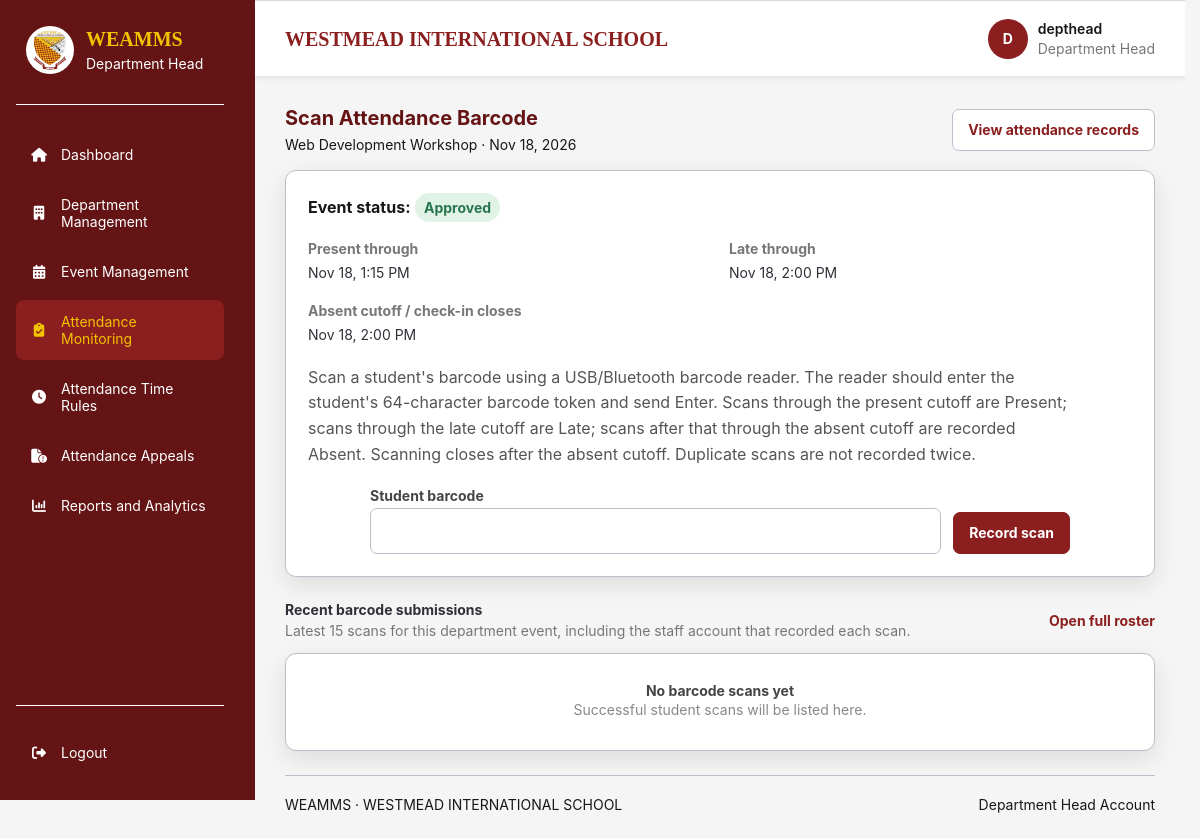
Screenshot of /department-head/attendance/scan.php?event_id=4 (signed in) with the database file from the repository.
### tables this page shows
CREATE TABLE `attendance_settings` (
  `attendance_setting_id` bigint(20) UNSIGNED NOT NULL,
  `event_id` bigint(20) UNSIGNED NOT NULL,
  `present_until` datetime NOT NULL,
  `late_until` datetime NOT NULL,
  `absent_after` datetime NOT NULL,
  `updated_by` bigint(20) UNSIGNED NOT NULL,
  `updated_at` timestamp NOT NULL DEFAULT current_timestamp() ON UPDATE current_timestamp()
);

CREATE TABLE `events` (
  `event_id` bigint(20) UNSIGNED NOT NULL,
  `department_id` bigint(20) UNSIGNED NOT NULL,
  `requested_by` bigint(20) UNSIGNED NOT NULL,
  `academic_period_id` bigint(20) UNSIGNED NOT NULL,
  `event_title` varchar(200) NOT NULL,
  `event_description` text DEFAULT NULL,
  `venue` varchar(200) DEFAULT NULL,
  `start_at` datetime NOT NULL,
  `end_at` datetime NOT NULL,
  `attendance_opens_at` datetime DEFAULT NULL,
  `attendance_closes_at` datetime DEFAULT NULL,
  `event_status` enum('pending','approved','rejected','cancelled','cancellation_requested','completed') NOT NULL DEFAULT 'pending',
  `admin_reviewed_by` bigint(20) UNSIGNED DEFAULT NULL,
  `admin_reviewed_at` datetime DEFAULT NULL,
  `admin_remarks` text DEFAULT NULL,
  `cancellation_requested_at` datetime DEFAULT NULL,
  `cancellation_requested_by` bigint(20) UNSIGNED DEFAULT NULL,
  `cancellation_request_remarks` text DEFAULT NULL,
  `created_at` timestamp NOT NULL DEFAULT current_timestamp(),
  `updated_at` timestamp NOT NULL DEFAULT current_timestamp() ON UPDATE current_timestamp()
);

### includes/department_head_context.php (called while the page is built, shortened)
<?php
function dhEscape(mixed $value): string
{
    return htmlspecialchars(
        (string) $value,
        ENT_QUOTES,
        'UTF-8'
    );
}

### department-head/attendance/scan.php (the view, shortened to what this page needs)
<?php
require_once __DIR__ . '/../../includes/department_head_context.php';
$requestInput = $_SERVER['REQUEST_METHOD'] === 'POST' ? $_POST : $_GET;
$eventId = filter_var($requestInput['event_id'] ?? null, FILTER_VALIDATE_INT);
$eventStmt = $pdo->prepare(
    "SELECT e.event_id, e.event_title, e.start_at, e.end_at,
            e.event_status, s.present_until, s.late_until, s.absent_after
     FROM events e
     LEFT JOIN attendance_settings s ON s.event_id = e.event_id
     WHERE e.event_id = ? AND e.department_id = ?
     LIMIT 1"
);
$eventStmt->execute([$eventId, $departmentId]);
$event = $eventStmt->fetch(PDO::FETCH_ASSOC);
$barcode = '';
$isApproved = $event['event_status'] === 'approved';
$hasRules = !empty($event['present_until'])
    && !empty($event['late_until'])
    && !empty($event['absent_after']);
$recentStmt = $pdo->prepare(
    "SELECT ea.attendance_status, ea.check_in_at,
            s.student_number, s.first_name, s.middle_name, s.last_name,
            u.username AS recorded_by
     FROM event_attendance ea
     INNER JOIN events e ON e.event_id = ea.event_id
     INNER JOIN students s ON s.student_id = ea.student_id
     LEFT JOIN users u ON u.user_id = ea.recorded_by_user_id
     WHERE ea.event_id = ? AND e.department_id = ?
       AND s.department_id = ? AND ea.record_source = 'barcode'
     ORDER BY ea.check_in_at DESC, ea.attendance_id DESC
     LIMIT 15"
);
$recentStmt->execute([$eventId, $departmentId, $departmentId]);
$recentScans = $recentStmt->fetchAll(PDO::FETCH_ASSOC);
require_once __DIR__ . '/../../includes/department_head_layout_start.php';
?>
<section class="dashboard-section management-page barcode-scan-page">
    <div class="section-heading">
        <div>
            <h2>Scan Attendance Barcode</h2>
            <p><?= dhEscape($event['event_title']) ?> · <?= dhEscape(date('M j, Y', strtotime($event['start_at']))) ?></p>
        </div>
        <a class="management-button management-button-secondary" href="<?= dhEscape($baseUrl) ?>/department-head/attendance/records.php?event_id=<?= (int) $eventId ?>">View attendance records</a>
    </div>
    <div class="department-panel barcode-scan-panel">
        <p>
            <strong>Event status:</strong>
            <span class="status-pill status-<?= dhEscape($event['event_status']) ?>"><?= dhEscape(ucwords(str_replace('_', ' ', $event['event_status']))) ?></span>
        </p>
        <?php if (!$isApproved): ?>
            <div class="management-alert">Attendance scanning is available only for approved events.</div>
        <?php else: ?>
            <dl class="management-detail-grid barcode-cutoff-summary">
                <div><dt>Present through</dt><dd><?= dhEscape(date('M j, g:i A', strtotime($event['present_until']))) ?></dd></div>
                <div><dt>Late through</dt><dd><?= dhEscape(date('M j, g:i A', strtotime($event['late_until']))) ?></dd></div>
                <div><dt>Absent cutoff / check-in closes</dt><dd><?= dhEscape(date('M j, g:i A', strtotime($event['absent_after']))) ?></dd></div>
            </dl>
            <p class="barcode-scan-guidance">
                Scan a student's barcode using a USB/Bluetooth barcode reader. The reader should enter the student's 64-character barcode token and send Enter. Scans through the present cutoff are Present; scans through the late cutoff are Late; scans after that through the absent cutoff are recorded Absent. Scanning closes after the absent cutoff. Duplicate scans are not recorded twice.
            </p>
            <form class="barcode-scan-form" method="post" action="<?= dhEscape($baseUrl) ?>/department-head/attendance/scan.php?event_id=<?= (int) $eventId ?>">
                <label for="barcode">Student barcode</label>
                <input
                    id="barcode"
                    name="barcode"
                    type="password"
                    inputmode="text"
                    autocomplete="off"
                    autocapitalize="off"
                    spellcheck="false"
                    maxlength="64"
                    pattern="[a-fA-F0-9]{64}"
                    required
                    autofocus
                    value="<?= dhEscape($barcode) ?>">
                <button class="management-button" type="submit">Record scan</button>
            </form>
        <?php endif; ?>
    </div>
    <div class="barcode-scan-monitor">
        <div class="attendance-monitor-panel-heading">
            <div>
                <h3>Recent barcode submissions</h3>
                <p>Latest 15 scans for this department event, including the staff account that recorded each scan.</p>
            </div>
            <a class="management-link" href="<?= dhEscape($baseUrl) ?>/department-head/attendance/records.php?event_id=<?= (int) $eventId ?>">Open full roster</a>
        </div>
        <?php if ($recentScans === []): ?>
            <div class="department-panel empty-state"><strong>No barcode scans yet</strong><p>Successful student scans will be listed here.</p></div>
        <?php endif; ?>
    </div>
</section>
<?php require __DIR__ . '/../../includes/footer.php'; ?>
</main>
</body>
</html>

### assets/css/style.css (style rules this page uses)
:root { --wis-maroon-light: #B43737; --wis-maroon: #8B1E1E; --wis-maroon-dark: #641414; --wis-gold: #F2C300; --wis-gold-dark: #D6A900; --wis-white: #FFFFFF; --wis-light-blue: #E8F0FE; --wis-black: #171717; --wis-background: #F5F5F5; --wis-border: #B8C1CC; --wis-shadow: 0 8px 25px rgba(0, 0, 0, 0.10); }
* { box-sizing: border-box; margin: 0; padding: 0; }
html { scroll-behavior: smooth; }
body { display: flex; justify-content: center; align-items: flex-start; min-height: 100vh; padding: 0 20px; background: var(--wis-background); color: var(--wis-black); font-family: Arial, Helvetica, sans-serif; }
form { width: 100%; margin: 0 auto; }
button { display: block; width: 100%; min-height: 48px; padding: 12px 14px; border: 2px solid var(--wis-maroon); border-radius: 7px; background: var(--wis-maroon); color: var(--wis-white); font-family: Arial, Helvetica, sans-serif; font-size: 14px; font-weight: 700; cursor: pointer; transition: background 0.2s ease, border-color 0.2s ease, color 0.2s ease, transform 0.2s ease; }

### rows the page displays
attendance_settings: event.event_title "Web Development Workshop", event.start_at "Nov 18, 2026", event.event_status "Approved", present_until "Nov 18, 1:15 PM", late_until "Nov 18, 2:00 PM", absent_after "Nov 18, 2:00 PM"

### other values shown
str_replace('_', ' ', $role) "Department Head"
$label "Dashboard"
$label "Department Management"
$label "Event Management"
$label "Attendance Monitoring"
$label "Attendance Time Rules"
$label "Attendance Appeals"
$label "Reports and Analytics"
$initial "D"
$username "depthead"
$userRole "Department Head"
$footerRoleLabel "Department Head"
